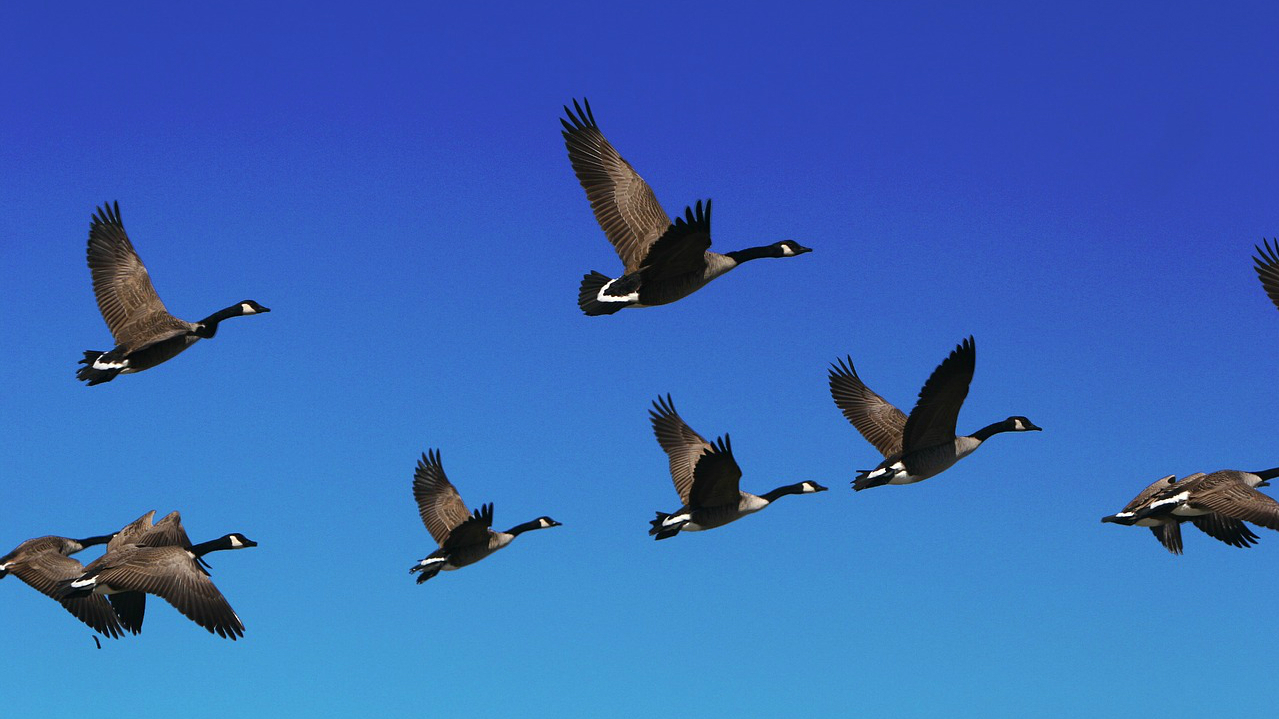
%> input picture lab7/ptaki.jpg, 1279 x 719 px
$ octave lab7.m   (GNU Octave 9; MATLAB toolbox functions it lacks are replaced by stand-ins)
%> lines starting %> are read from the running program, lines starting %| are printed output that depends on the picture; in (x1, y1, x2, y2) boxes, pixels count from 0 and x2, y2 are one past the last pixel; in counts of white or black regions, pixels touching at a corner belong together; the program's own positions count from 1
clear;clc;

im = double(imread('ptaki.jpg'))/255;
% im = 1 - rgb2gray(im);

imr = im;
imr(:,:,[2,3]) = 0;

img = im;
img(:,:,[1,3]) = 0;

imb = im;
imb(:,:,[1,2]) = 0;
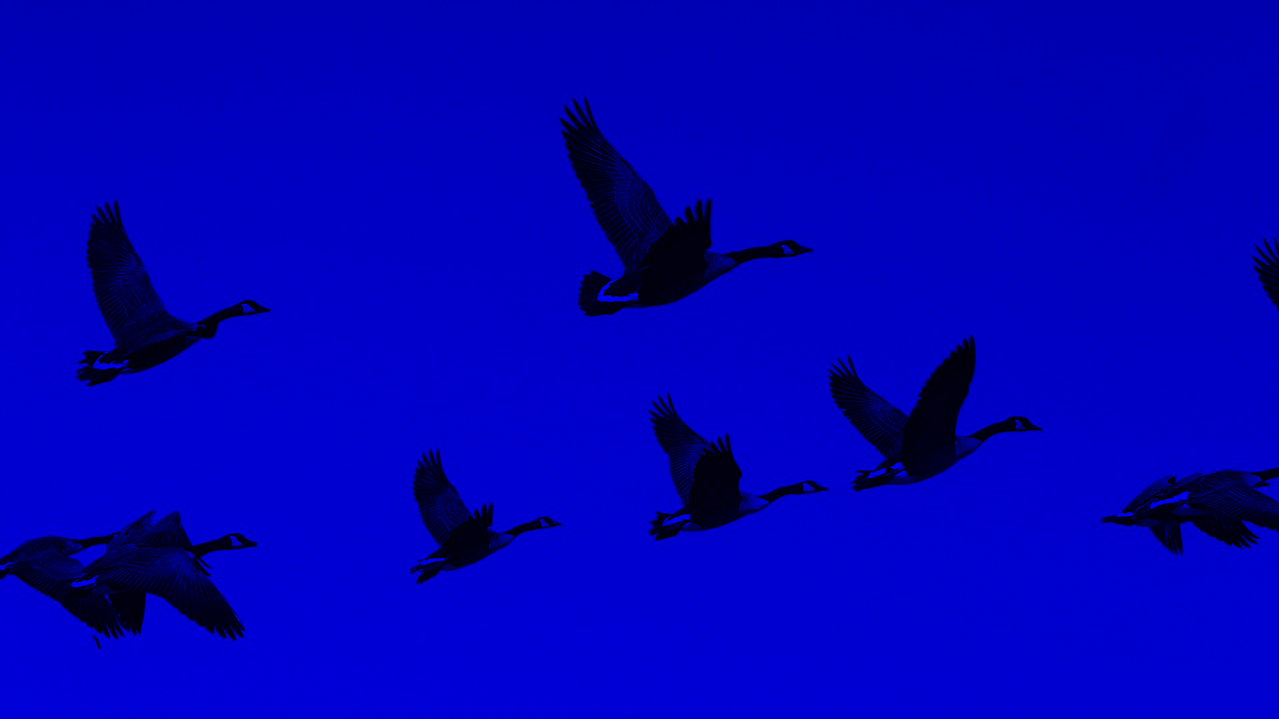
%> imb: size 719x1279x3 double; mean R, G, B 0, 0, 0.723

% [5 lines of commented-out code are left out]

b = imbinarize(im(:,:,3));
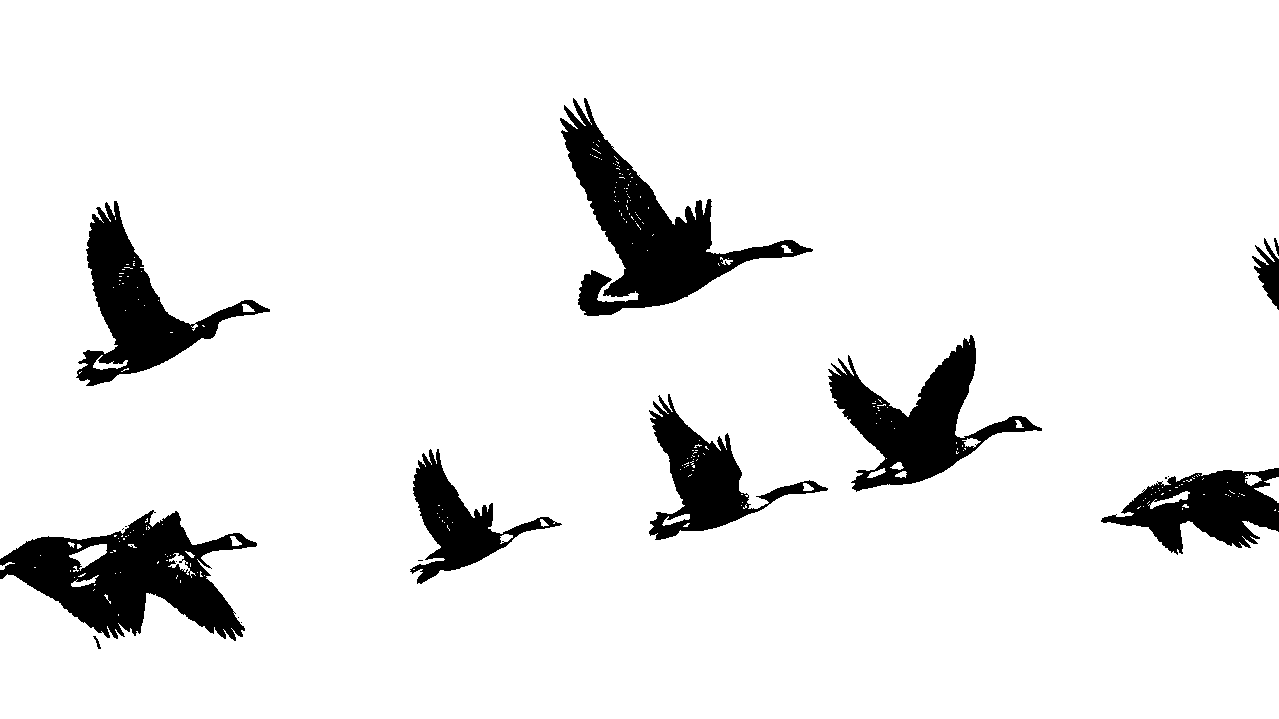
%> b: size 719x1279 logical; 91.5% white; 18 black regions (8 under 20 px), largest, box (x1, y1, x2, y2) and area: (560, 98, 813, 316) 16447, (0, 510, 257, 641) 16225, (828, 335, 1042, 492) 11628
r = imbinarize(im(:,:,1));
%> r: size 719x1279 logical; 2% white; 439 white regions (395 under 20 px), largest, box (x1, y1, x2, y2) and area: (101, 511, 211, 590) 3299, (604, 145, 667, 262) 2366, (100, 247, 167, 334) 2126

im = ~b | r;
%> im: size 719x1279 logical; 9% white; 14 white regions (4 under 20 px), largest, box (x1, y1, x2, y2) and area: (0, 510, 257, 642) 17155, (560, 98, 813, 316) 17017, (828, 335, 1042, 492) 12078

im = imopen(im, ones(7));
%> im: size 719x1279 logical; 8.6% white; 8 white regions, largest, box (x1, y1, x2, y2) and area: (0, 513, 250, 633) 16736, (564, 125, 803, 316) 16242, (832, 345, 1033, 490) 11625
im = imclose(im, ones(7));
%> im: size 719x1279 logical; 8.6% white; 8 white regions

imshow(im);

l = bwlabel(im);
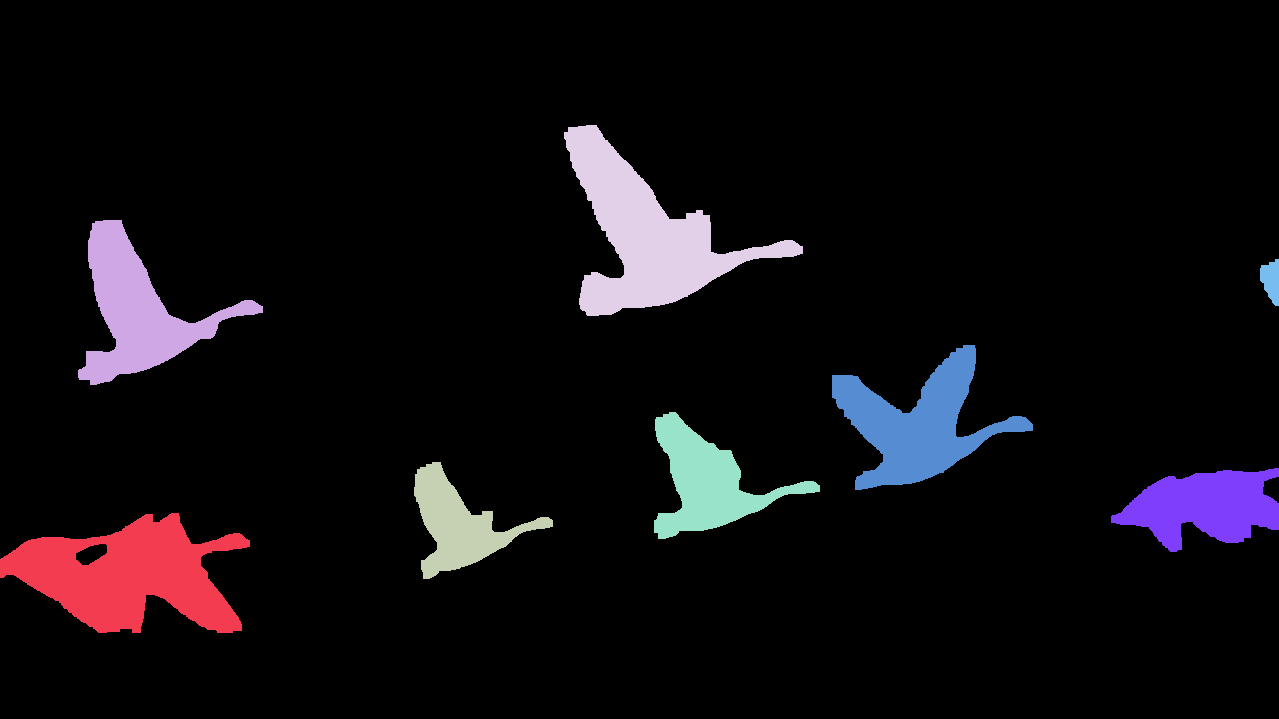
%> l: size 719x1279 double; 9 distinct labels, from 0 to 8; one colour per label, 0 black
n = max(l, [], 'all');
%> n = 8
prop = regionprops(l==4, 'all');
%> prop = 1 region; box (x1, y1, x2, y2), Area, Centroid, MajorAxisLength, MinorAxisLength and Eccentricity: (564, 125, 803, 316) 16316 [647.1 235.6] 226.3 150.5 0.747
prop.Area;

subplot(2,1,1);
imshow(prop.Image);
subplot(2,1,2);
imshow(l==4);
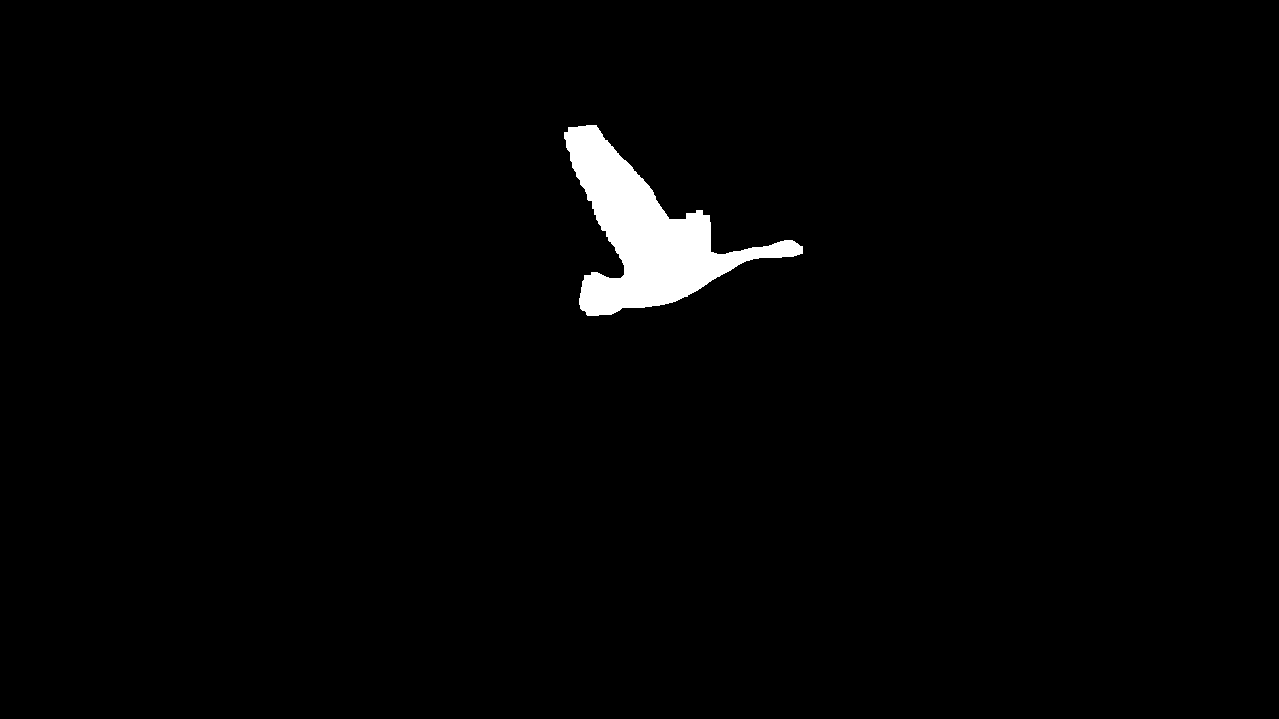
%> displayed picture: size 719x1279 logical; 1.8% white; 1 white region

%wsp. Malinowskiej - porownujemy figury do kola
%wsp. Blair-Blim - odleglosc pikseli od srodka (dla kola najmniejsza)
%wsp. Daniellsona - srednia odleglosc od krawedM = zeros(n, length(fun));zi (dl$
%wsp. Haralicka - odleglosc krawedzi od srodka
%wsp. Feretta - stosunek rozpietosci osi x i y

% AO5RBlairBliss(prop.Image)
%
% a = regionprops(im, 'all');
% a(1).Image;
% % fun = {@AO5 , @AO5}
% %fun{1}(a(2).Image);
% M = zeros(n, length(fun));

a = regionprops(im, 'all');
%> a = 8 regions; largest, box (x1, y1, x2, y2), Area, Centroid, MajorAxisLength, MinorAxisLength and Eccentricity: (0, 513, 250, 633) 16852 [129.1 575.8] 237.4 111.4 0.883, (564, 125, 803, 316) 16316 [647.1 235.6] 226.3 150.5 0.747, (832, 345, 1033, 490) 11653 [918.5 424.3] 173.5 129.7 0.665, (78, 220, 263, 385) 10865 [138.5 311.2] 173.7 137.3 0.612
fun = {@AO5RBlairBliss, @AO5RCircularityL, @AO5RCircularityS, @AO5RDanielsson, @AO5RFeret, @AO5RHaralick, @AO5RMalinowska, @AO5RShape};
M = zeros(n, length(fun));

for i = 1:8
    for j = 1:length(fun)
%> (the run ends here)
